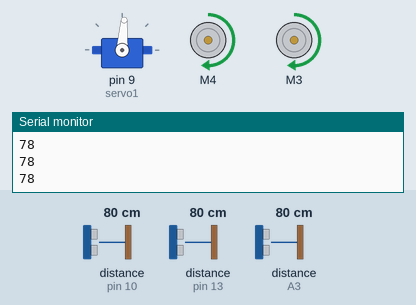
Simulated run of this sketch. Board: Arduino Uno, built with avr-gcc and run on an emulated ATmega328P. Shown: servo, 2 × DC motor (green arrow = forward, orange = backward, longer = faster), the last lines printed to the serial monitor. Wiring (inferred from the names in the program): 3 × ultrasonic range finder: trigger pin 3, echo pin 10 / trigger pin 11, echo pin 13 / trigger A2, echo A3. Inputs (shaded band) come from the test bench; at power-on: distance to the obstacle (sensors on pin 10, pin 13, A3) 80 cm. The echo pulse lasts 58.3 µs per cm.

Above: at 1.5 s.
1.6 s: distance to the obstacle (sensor on pin 10) set to 87 cm
At 2.6 s:
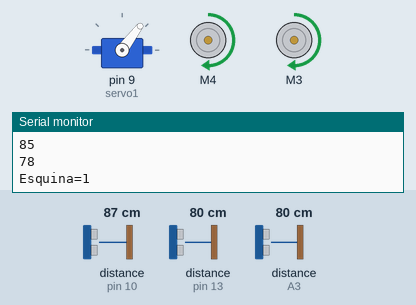
4.6 s: distance to the obstacle (sensor on pin 13) set to 120 cm
7.6 s: distance to the obstacle (sensor on pin 13) set to 2 cm
9.7 s: distance to the obstacle (sensor on pin 10) set to 2 cm
At 11.0 s:
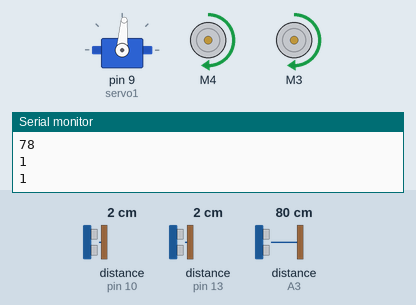
11.3 s: distance to the obstacle (sensor on A3) set to 109 cm
12.8 s: distance to the obstacle (sensor on A3) set to 116 cm
At 13.3 s:
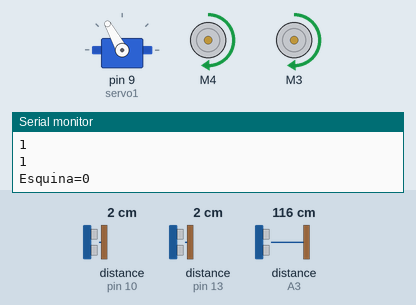
Timing chart, 0 to 16.8 s (numbered marks = the images above; inputs shaded):
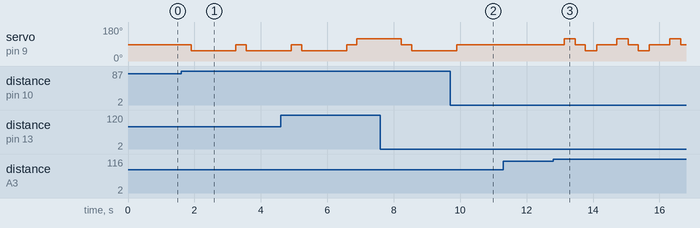

The sketch:

Codigo_Fuente.ino
```cpp
// (licence header left out)
#include <AFMotor.h>
#include <Servo.h>
//iniciando motores
AF_DCMotor motor(4);
AF_DCMotor motord(3);
Servo servo1;

int modo=0; //Boton
int botonArranque=0;

const int Trigger = A2;         //Pin digital A2 para el Trigger del sensor
const int Echo = A3;            //Pin digital A3 para el Echo del sensor

const int TriggerD = 3;         //Pin digital A2 para el Trigger del sensor
const int EchoD = 10;            //Pin digital A3 para el Echo del sensor

const int TriggerI = 11;         //Pin digital A2 para el Trigger del sensor
const int EchoI = 13;            //Pin digital A3 para el Echo del sensor

int distanciaSegura = 50;//Distancia Segura medida en cm
int distanciaSeguraLateralI = 22; //Distancia medida en cm
int distanciaSeguraLateralD = 19; //Distancia medida en cm

int Desplazamiento=700; //tiempo del pulso al moverse
long cm_distancia=0;
long cm_distanciaD=0; //Distancia Derecha
long cm_distanciaI=0; // Distancia Izquierda
int SumaLaterales;

const int s0 = A0; //pines para el sensor de colores:
const int s1 = A1;
const int s2 = A4;
const int s3 = A5;
const int out = 2;

String colorr = "DESCONOCIDO"; //variable para guardar el color detectado

unsigned long Tiempo1;
unsigned long Tiempo2;
unsigned long Tiempo3;
unsigned long Tiempo_Prim_Esq;
int nro_esquinas;
int nro_vueltas;
int esquina;
int esquinaOld;

//Prototipos de las funciones
long distancia(int Tr, int Ec);
void detener();
void adelante();
void atras();
void radar_centro();
void radar_derecha();
void radar_izquierda();
String  color_();

void setup() {
  Serial.begin(9600);       //     set up Serial library at 9600 bps
  // turn on motor
  //Ajustar Base del Sensor de Distancia
  Tiempo1 = millis();
  servo1.attach(9);
  radar_centro();
  //Iniciar Sensor de Distancia
  pinMode(Trigger, OUTPUT); //pin como salida
  pinMode(Echo, INPUT);  //pin como entrada
  pinMode(TriggerI, OUTPUT); //pin como salida
  pinMode(EchoI, INPUT);  //pin como entrada
  pinMode(TriggerD, OUTPUT); //pin como salida
  pinMode(EchoD, INPUT);  //pin como entrada
  digitalWrite(Trigger, LOW);//Inicializamos el pin con 0
  digitalWrite (TriggerD, LOW);
  digitalWrite (TriggerI, LOW);

// pinMode(BotonArranque,INPUT);//declaramos el boton de inicio como entrada
  adelante();
}

void loop() {
cm_distancia = distancia(Trigger, Echo);
cm_distanciaD = distancia(TriggerD, EchoD);
cm_distanciaI = distancia(TriggerI, EchoI);

Serial.println(cm_distancia);
Serial.println(cm_distanciaD);
Serial.println(cm_distanciaI);

//detecta la esquina
if(cm_distancia < 110 && ((cm_distanciaD > 80) || (cm_distanciaI > 80))){
  esquina = 1;
  Serial.println("Esquina=1");
}
    else if (cm_distancia > 110 && cm_distanciaD < 80 && cm_distanciaI < 80){
  esquina = 0;
  Serial.println("Esquina=0");
}
//acciones si esta en una esquina
if (esquina == 1){
  if (cm_distanciaD > 80){
   radar_derecha();
    delay (1050);
    radar_centro();
  }
  if (cm_distanciaI > 80){
    radar_izquierda();
    delay(1050);
    radar_centro();
  }
}
//acciones si esta en una recta
if (esquina == 0){
  radar_centro();
  if (cm_distancia > 110){
  if(cm_distanciaD<distanciaSeguraLateralD){
  radar_izquierda();
  delay (40);
  radar_centro();
}
if(cm_distanciaI<distanciaSeguraLateralI){
  radar_derecha();
  delay(40);
  radar_centro();
}
}

    }
//contador de vueltas
if (esquinaOld == 0 && esquina == 1){
        nro_esquinas++;
    }

if(nro_esquinas == 4){
    nro_vueltas++;
    nro_esquinas = 0;
}

if(nro_vueltas==3){
    detener();
}
  esquinaOld = esquina;
}

long distancia(int Tr, int Ec){
  long t; //timepo que demora en llegar el eco
  long d; //distancia en centimetros
  digitalWrite(Tr, HIGH);
  delayMicroseconds(10);          //Enviamos un pulso de 10us
  digitalWrite(Tr, LOW);
  t = pulseIn(Ec, HIGH); //obtenemos el ancho del pulso
  d = t/59;             //escalamos el tiempo a una distancia en cm
  return d;
}

void adelante(){
//Adelante
motor.setSpeed(135);
motord.setSpeed(135);
motor.run(FORWARD);
motord.run(FORWARD);
/*delay(Desplazamiento);
motor.run(RELEASE);
motord.run(RELEASE);*/
//delay(300);
}

void atras(){
//Atras
motor.setSpeed(180);
motord.setSpeed(180);
motor.run(BACKWARD);
motord.run(BACKWARD);
delay(Desplazamiento);
motor.run(RELEASE);
motord.run(RELEASE);
delay(300);
}

void detener(){
  //detener
  motor.run (RELEASE);
  motord.run (RELEASE);
}

void radar_centro(){
//Centro
servo1.write(86);
delay(300);
}

void radar_derecha(){
//Derecha
servo1.write(53);
delay(300);
}

void radar_izquierda(){
//Izquierda
servo1.write(119);
delay(300);
}
```

Measured:
- the behaviour switches between 82 and 83 cm on distance to the obstacle (sensor on pin 10) (found by bisection; images 0 and 1)
- the behaviour switches between 112 and 113 cm on distance to the obstacle (sensor on A3) (found by bisection; images 2 and 3)
- after the input at 1.6 s, servo on pin 9 (servo1): 86° → 53° after 0.30 s, → 86° 1.4 s later, → 53° 0.32 s later
- after the input at 9.7 s, servo on pin 9 (servo1): goes on until 9.9 s, then stays 86°
- after the input at 12.8 s, servo on pin 9 (servo1): 86° → 119° after 0.33 s, then repeats every 1.6 s: 86° 0.30 s, 53° 0.34 s, 86° 0.61 s, 119° 0.34 s
